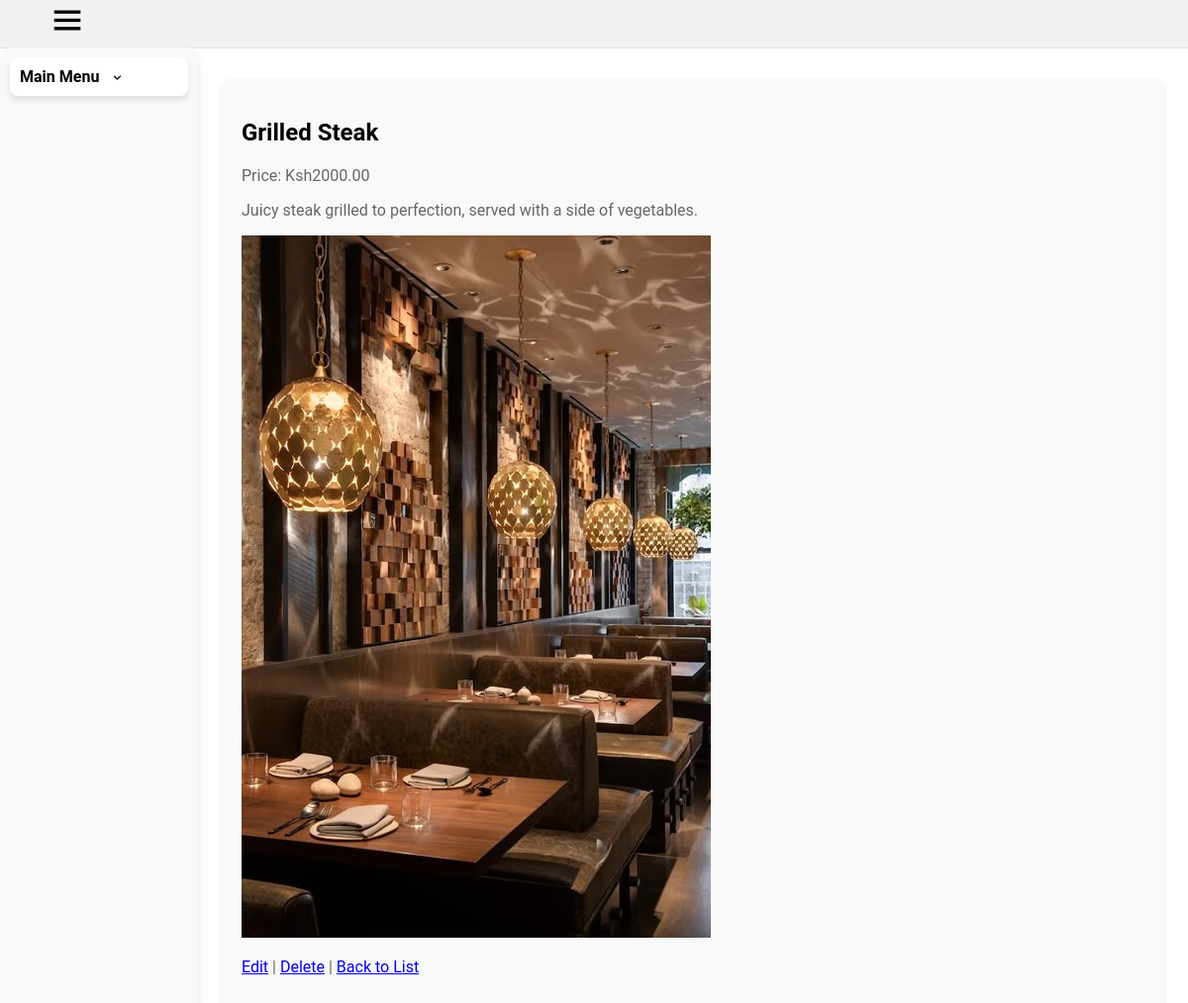
Page /menu/1/ on the committed database.
### base/models.py (models this page shows, shortened)
class MenuItem(models.Model):
    name = models.CharField(max_length=255)
    price = models.DecimalField(max_digits=6, decimal_places=2)
    description = models.TextField()
    image = models.ImageField(upload_to='menu_images/', default='default.jpg')

### base/views.py (the view)
# urls.py: path('menu/<int:pk>/', views.MenuItemDetailView.as_view(), name='menuitem_detail'),
class MenuItemDetailView(DetailView):
    model = MenuItem
    template_name = 'base/menuitem_detail.html'

### base/templates/base/menuitem_detail.html
{% extends "dashboard/base.html" %}
{% block content %}
  <h1>{{ object.name }}</h1>
  <p>Price: Ksh{{ object.price }}</p>
  <p>{{ object.description }}</p>
  {% if object.image %}
    <img src="{{ object.image.url }}" alt="{{ object.name }}">
  {% endif %}
  <p>
    <a href="{% url 'base:menuitem_update' object.pk %}">Edit</a> |
    <a href="{% url 'base:menuitem_delete' object.pk %}">Delete</a> |
    <a href="{% url 'base:menuitem_list' %}">Back to List</a>
  </p>
{% endblock %}

### dashboard/static/dashboard/css/styles.css (style rules this page uses)
body { overflow: scroll; overflow-x: hidden; font-family: Roboto, Arial; margin: 0; padding-top: 80px; padding-left: 96px; padding-right: 24px; background-color: white }
.container p { color: #666; }

### rows in the picture
MenuItem: name "Grilled Steak", price "2000.00", description "Juicy steak grilled to perfection, served with a side of vegetables.", image (picture)
